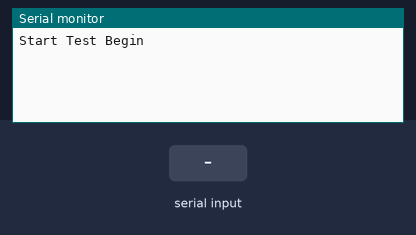
The sketch below on a simulated Arduino Uno, built with avr-gcc and run on an emulated ATmega328P. On the bench: the last lines printed to the serial monitor. The test bench sets the inputs (shaded band).

Above: at 1.2 s.
1.3 s: "1" received over Serial
At 1.6 s:
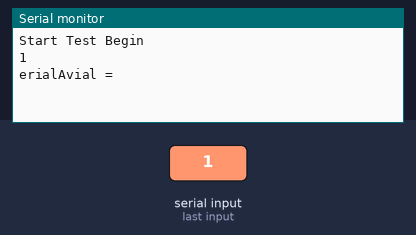
2.8 s: "0" received over Serial
At 4.0 s:
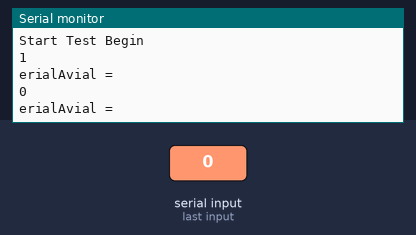
4.3 s: "2" received over Serial
At 5.1 s:
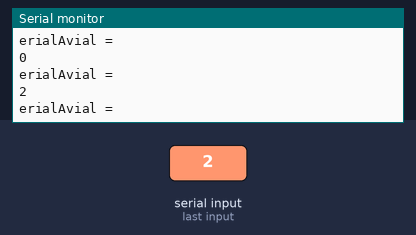

Measured:
- after the input at 1.3 s, the serial monitor: prints a new line at once (image 1)
- after the input at 2.8 s, the serial monitor: prints a new line at once (image 2)
- after the input at 4.3 s, the serial monitor: prints a new line at once (image 3)

The sketch:

Serial_0_test.ino
```cpp
#define RXD1 9
#define TXD1 10
#define RXD2 16
#define TXD2 17

int count = 0;
String buf="";
int serialAvail = 0;

void setup() {
  // Note the format for setting a serial port is as follows: Serial2.begin(baud-rate, protocol, RX pin, TX pin);
  Serial.begin(9600);
  Serial.println("Start Test Begin");

}

void loop()
{
  //Choose Serial1 or Serial2 as required
  while (Serial.available())
  {
    if(count == 0) {serialAvail = Serial.available();}
    buf = buf + char(Serial.read());
//    Serial.println(buf);
    count++;
  }
  if(count>0)
  {
      Serial.println("");
      Serial.println(buf);
      count = 0;
      buf = "";
      Serial.println("");
      Serial.println("SerialAvial = " + serialAvail);
      Serial.println("");
  }

//  Serial.println(millis());
//  delay(10000);
//  Serial.println(millis());


}
```
